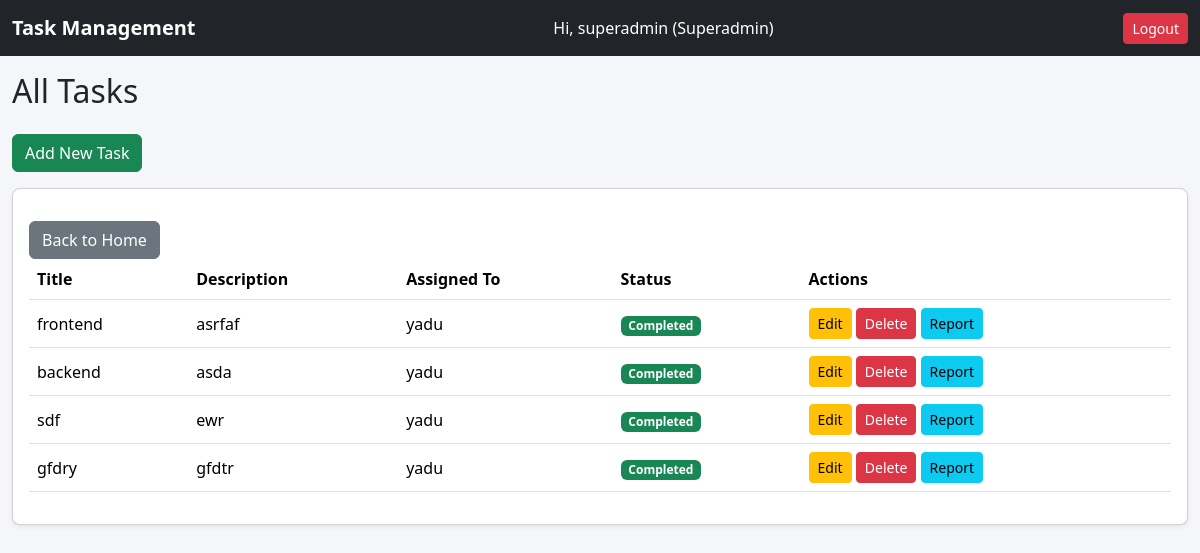
The page /superadmin/tasks/ (signed in) on the database as committed earlier.
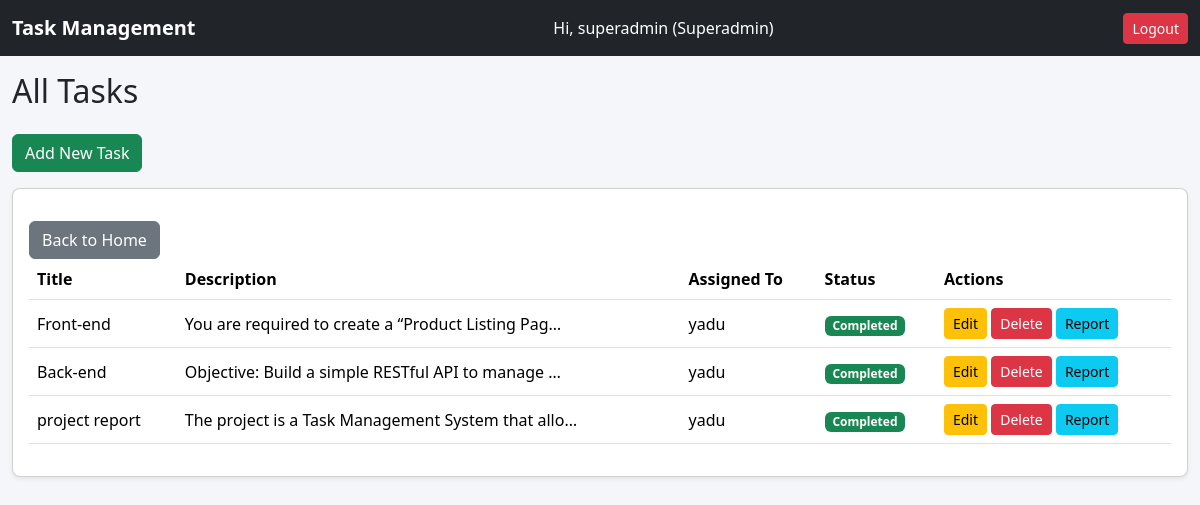
The same page on the database as committed later.
### tasks/models.py (models this page shows, shortened)
class Task(models.Model):
    STATUS_CHOICES = (
        ('pending', 'Pending'),
        ('in_progress', 'In Progress'),
        ('completed', 'Completed'),
    )
    title = models.CharField(max_length=200)
    description = models.TextField(null=True, blank=True)
    assigned_to = models.ForeignKey(User, on_delete=models.CASCADE)
    due_date = models.DateField(null=True, blank=True)
    status = models.CharField(max_length=20, choices=STATUS_CHOICES, default='pending')
    completion_report = models.TextField(null=True, blank=True)
    worked_hours = models.DecimalField(max_digits=5, decimal_places=2, null=True, blank=True)

class User(AbstractUser):
    ROLE_CHOICES = (
        ('superadmin', 'Super Admin'),
        ('admin', 'Admin'),
        ('user', 'User'),
    )
    role = models.CharField(max_length=20, choices=ROLE_CHOICES, default='user')

### tasks/views.py (the view)
# urls.py: path('superadmin/tasks/', views.superadmin_tasks, name='superadmin_tasks'),
@login_required
@user_passes_test(is_superadmin)
def superadmin_tasks(request):
    tasks = Task.objects.all()
    return render(request, 'tasks/superadmin_tasks.html', {'tasks': tasks})

### tasks/views.py (called while the page is built)
def is_superadmin(user):
    return user.role == 'superadmin'

### tasks/templates/tasks/superadmin_tasks.html
{% extends "tasks/base.html" %}
{% block content %}
<h2 class="mb-4">All Tasks</h2>
<a href="{% url 'add_task' %}" class="btn btn-success mb-3">Add New Task</a>
<div class="card shadow-sm">
  <div class="card-body">
    <table class="table table-hover">
      <thead>
        <tr>
          <th>Title</th>
          <th>Description</th>
          <th>Assigned To</th>
          <th>Status</th>
          <th>Actions</th>
        </tr>
      </thead>
      <tbody>
        {% for task in tasks %}
        <tr>
          <td>{{ task.title }}</td>
          <td>{{ task.description|truncatechars:50 }}</td>
          <td>{{ task.assigned_to.username }}</td>
          <td>
            {% if task.status == 'completed' %}
              <span class="badge bg-success">Completed</span>
            {% elif task.status == 'in_progress' %}
              <span class="badge bg-warning text-dark">In Progress</span>
            {% else %}
              <span class="badge bg-secondary">Pending</span>
            {% endif %}
          </td>
          <td>
            <a href="{% url 'edit_task' task.id %}" class="btn btn-sm btn-warning">Edit</a>
            <a href="{% url 'delete_task' task.id %}" class="btn btn-sm btn-danger">Delete</a>
            {% if task.status == 'completed' %}
            <a href="{% url 'view_task_report' task.id %}" class="btn btn-sm btn-info">Report</a>
            {% endif %}
          </td>
        </tr>
        {% endfor %}
      </tbody>
      <a href="{% url 'superadmin_dashboard' %}" class="btn btn-secondary mt-3">Back to Home</a>
    </table>
  </div>
</div>
{% endblock %}

Rows that differ between the two databases and show on the page:
removed Task: title "frontend", description "asrfaf", assigned_to.username "yadu", status "Completed"
removed Task: title "backend", description "asda", assigned_to.username "yadu", status "Completed"
removed Task: title "sdf", description "ewr", assigned_to.username "yadu", status "Completed"
removed Task: title "gfdry", description "gfdtr", assigned_to.username "yadu", status "Completed"
added Task: title "Front-end", description "You are required to create a “Product Listing Pag…", assigned_to.username "yadu", status "Completed"
added Task: title "Back-end", description "Objective: Build a simple RESTful API to manage …", assigned_to.username "yadu", status "Completed"
added Task: title "project report", description "The project is a Task Management System that allo…", assigned_to.username "yadu", status "Completed"
